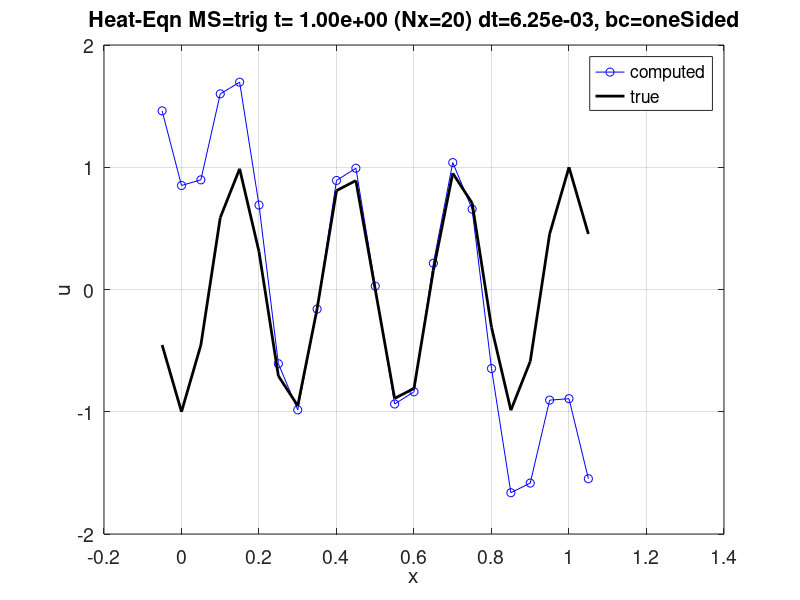
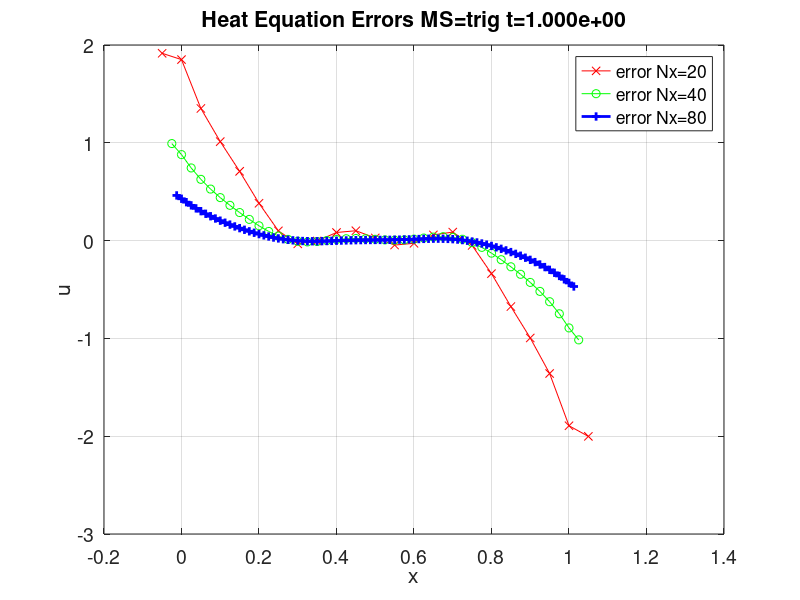

Write the MATLAB code that produced these figures, in order.
%
% Solve the heat equation with mixed BC's and manufactured solutions
%
% u_t = kappa * u_xx + f(x,t), a < x < b , 0 < t <= tFinal
% alphaA*u(a,t) + betaA*ux(a,t) = ga(t),
% alphaB*u(b,t) + betaB*ux(b,t) = gb(t)
% u(x,0) = u_0(x)
%
clear; clf; fontSize=14; lineWidth=2;

kappa=.1; % coefficient of diffusion
a=0.; b=1.; % space interval interval
tFinal=1.; % final time
cfl=1.;

alphaA=.5; betaA=-1.; % coefficients of the mixed BC
alphaB=.25; betaB=+2.;

% Time-stepping
ts = 'FE'; % forward Euler
ts = 'AB2'; % Adams-Bashforth order 2

% Choose the manufactured solution:
ms = 'poly';
ms = 'trig'; % un-comment for trig MS

% Choose BC option
bcOption = 'centered'; bcOrder=2;
bcOption = 'oneSided'; bcOrder=2;
bcOption = 'oneSided'; bcOrder=1;

if( strcmp(ms,'poly') )
% Polynomial manufactured solution:
 % b0=.5; b1=.7; b2=.0; % time coefficients
 b0=.5; b1=.7; b2=.9; % time coefficients

 c0=1.; c1=.8; c2=.6; % space coefficients
 % c0=1.; c1=.8; c2=.0; % space coefficients
 ue = @(x,t) (b0+b1*t+b2*t^2)*(c0+c1*x+c2*x.^2);
 uet = @(x,t) (b1+2.*b2*t )*(c0+c1*x+c2*x.^2);
 uex = @(x,t) (b0+b1*t+b2*t^2)*(c1+2.*c2*x);
 uexx = @(x,t) (b0+b1*t+b2*t^2)*(2.*c2);
 else
 % Trigonometric manufactured solution:
 kt = pi; kx=7*pi;
 ue = @(x,t) cos(kt*t)*cos(kx*x);
 uet = @(x,t) -kt*sin(kt*t)*cos(kx*x);
 uex = @(x,t) -kx*cos(kt*t)*sin(kx*x);
 uexx = @(x,t) (-kx^2)*ue(x,t);
 end

 ga = @(t) alphaA*ue(a,t) + betaA*uex(a,t); % BC RHS at x=a
 gb = @(t) alphaB*ue(b,t) + betaB*uex(b,t); % BC RHS at x=b
 u0 = @(x) ue(x,0); % initial condition function
 f = @(x,t) uet(x,t) - kappa*uexx(x,t); % forcing


 numResolutions=5;
 for m=1:numResolutions
 Nx=10*2^m; % number of space intervals
 dx=(b-a)/Nx; % grid spacing
 numGhost=1;
 Nd = Nx + 1 + 2*numGhost; % total number of points
 x = linspace(a-numGhost*dx,b+numGhost*dx,Nd)'; % spatial grid
 if( abs(x(2)-x(1) -dx) > 1.e-12*dx ) fprintf('ERROR in dx!\n'); pause; pause; end;

 % allocate space for the solution at two levels
 um = zeros(Nd,1); % holds U_i^{n-1}
 un = zeros(Nd,1); % holds U_i^n
 unp1 = zeros(Nd,1); % holds U_i^{n+1}

 dt = cfl*.25*dx^2/kappa; % time step (adjusted below)
 Nt = round(tFinal/dt); % number of time-steps
 % fprintf('dt=%9.3e, adjusted=%9.3e, diff=%8.2e\n',dt,tFinal/Nt,abs(dt-tFinal/Nt));
 dt = tFinal/Nt; % adjust dt to reach tFinal exactly

 ia=numGhost+1; % index of boundary point at x=a
 ib=ia + Nx; % index of boundary point at x=b
 i1=ia+1; % first interior pt
 i2=ib-1; % last interior pt
 I = i1:i2; % interior points
 Ib = ia:ib; % interior + boundary points

 % Define D+D- operator
 DpDm = @(u,I) (u(I+1)-2.*u(I)+u(I-1))/(dx^2);

 t=0.;
 un = u0(x); % initial conditions
 um = ue(x,t-dt); % set old time to exact
 % --- Start time-stepping loop ---
 for( n=1:Nt )

 tm = (n-1)*dt; % old time
 t = n*dt; % new time

 if( strcmp(ts,'FE') )
 % Forward Euler in time:
 unp1(Ib) = un(Ib) + (kappa*dt)*DpDm(un,Ib) + dt*f(x(Ib),tm);
 else
 % AB2
 unp1(Ib) = un(Ib) + dt*( 1.5*( kappa*DpDm(un,Ib) + f(x(Ib),t-dt ) ) ...
 -.5*( kappa*DpDm(um,Ib) + f(x(Ib),t-2*dt) ) );
 end

 if( strcmp(bcOption,'centered') )
 % Centered BC: assign ghost:
 unp1(ia-1)=unp1(ia+1) + (2.*dx/betaA)*( alphaA*unp1(ia) - ga(t) ); % set left ghost from BC at x=a
 unp1(ib+1)=unp1(ib-1) - (2.*dx/betaB)*( alphaB*unp1(ib) - gb(t) ); % set right ghost from BC at x=b
 else
% one-sided BC
 if( bcOrder==1 )
 % first-order one-sided
 unp1(ia) = ( ga(t) - betaA*( unp1(ia+1) )/dx )/( alphaA - betaA/dx );
 unp1(ib) = ( gb(t) - betaB*( -unp1(ib-1) )/dx )/( alphaB + betaB/dx );
 else
 % second-order one-sided
 unp1(ia) = ( ga(t) - betaA*( 4*unp1(ia+1) - unp1(ia+2) )/(2.*dx) )/( alphaA - 3.*betaA/(2.* dx) );
 unp1(ib) = ( gb(t) - betaB*( -4*unp1(ib-1) + unp1(ib-2) )/(2.*dx) )/( alphaB + 3.*betaB/(2.* dx) );
 end
 % extrapolate ghost
 unp1(ia-1)=3*unp1(ia)-3*unp1(ia+1)+unp1(ia+2);
 unp1(ib+1)=3*unp1(ib)-3*unp1(ib-1)+unp1(ib-2);
 end;


 um=un; % set um <- un for next step
 un=unp1; % Set un <- unp1 for next step

 end;
 % --- End time-stepping loop ---

 uexact = ue(x,t); % eval exact solution:
 err = un-uexact; % error
 errMax(m) = max(abs(err)); % max-norm error
 fprintf('Heat: %s, %s%d, %s: t=%4.2f: Nx=%3d Nt=%5d dt=%9.3e maxErr=%8.2e',ts,bcOption,bcOrder,ms,t,Nx,Nt,dt,errMax(m));
 if( m==1 ) fprintf('\n'); else fprintf(' ratio=%8.2e\n',errMax(m-1)/errMax(m)); end;

 % plot results
 figure(1);
 plot( x,un,'b-o', x,uexact,'k-','Linewidth',lineWidth);
 legend('computed','true');
 title(sprintf('Heat-Eqn MS=%s t=%9.2e (Nx=%d) dt=%8.2e, bc=%s',ms,t,Nx,dt,bcOption));
 xlabel('x'); ylabel('u'); set(gca,'FontSize',fontSize); grid on;
 if( m==1 )
 print('-depsc2',sprintf('heatMixedMS%s%s%d.eps',ms,bcOption,bcOrder)); % save as an eps file
 end;

 % plot error
 figure(2);

 plot(x,err,'b-x','Linewidth',lineWidth);
 legend('Error');
 title(sprintf('Heat Equation Error t=%9.3e bc=%s',t,bcOption));
 xlabel('x'); ylabel('u'); set(gca,'FontSize',fontSize); grid on;

 % save grid and errors in a data structure
 data{m}.x=x; data{m}.err=err;

 pause(1);

 end; % end for m


 % plot errors
 figure(2);
 % plot(x1,err1,'r-x', x2,err2,'g-o',x3,err3,'b-+','Linewidth',lineWidth);
 plot(data{1}.x,data{1}.err,'r-x', data{2}.x,data{2}.err,'g-o',data{3}.x,data{3}.err,'b-+','Linewidth',lineWidth);
 legend('error Nx=20','error Nx=40','error Nx=80','Location','best');
 title(sprintf('Heat Equation Errors MS=%s t=%9.3e',ms,t));
 xlabel('x'); ylabel('u'); set(gca,'FontSize',fontSize); grid on;
 fileName=sprintf('heatMixedMS%s%s%dErrors.eps',ms,bcOption,bcOrder);
 print('-depsc2',fileName); % save as an eps file
 fprintf('Wrote file=[%s] with errors\n',fileName);